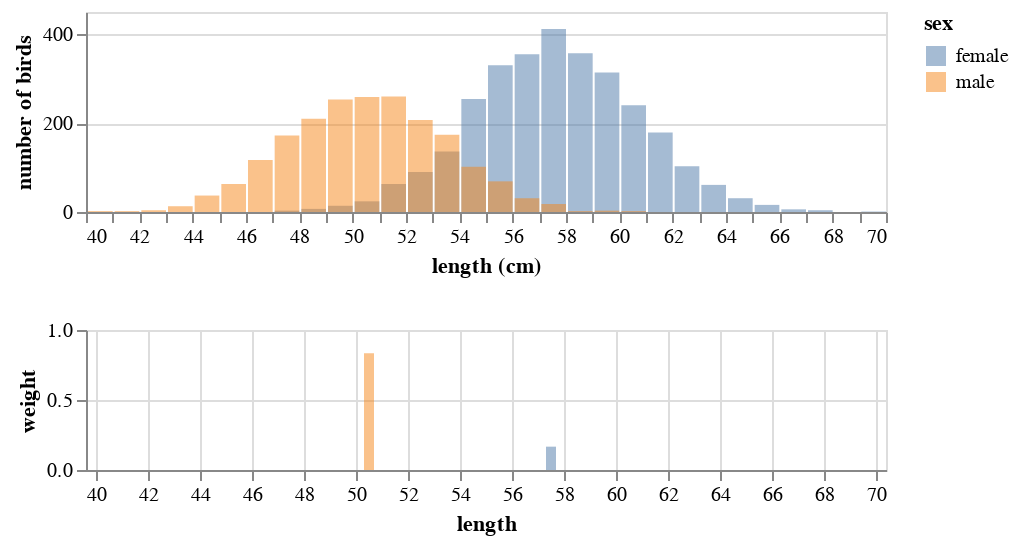

Write notebook code for a chart like this one.
### Markdown cell above
### Biased sampling

Let's now consider a biased sampling design. Usually, length measurements are collected from dead specimens collected opportunistically. Imagine that male mortality is higher, so there are better chances of finding dead males than dead females. Suppose in particular that specimens are five times as likely to be male; to represent this situation, we'll assign sampling weights of 5/6 to all male hawks and weights of 1/6 to all female hawks.

### Code cell
def weight_fn(sex, p = 5/6):
    if sex == 'male':
        out = p
    else:
        out = 1 - p
    return out

weight_df = pd.DataFrame(
    {'length': [50.5, 57.5],
     'weight': [5/6, 1/6],
     'sex': ['male', 'female']})

wt = alt.Chart(weight_df).mark_bar(opacity = 0.5).encode(
    x = alt.X('length', scale = alt.Scale(domain = (40, 70))),
    y = alt.Y('weight', scale = alt.Scale(domain = (0, 1))),
    color = 'sex'
).properties(height = 70)

hist_bysex & wt

### Figure 1 — Vega-Lite specification as saved in the notebook (floating-point values rounded to 4 significant figures; data arrays with more than 128 entries replaced by an {"elided": "..."} marker saying what was removed)
{"config": {"view": {"continuousWidth": 400, "continuousHeight": 300}}, "vconcat": [{"data": {"name": "data-3703ed3ea43ac799502bff4220134ae3"}, "mark": {"type": "bar", "color": "red", "opacity": 0.5}, "encoding": {"color": {"type": "nominal", "field": "sex"}, "x": {"type": "quantitative", "bin": {"maxbins": 40}, "field": "length", "scale": {"domain": [40, 70]}, "title": "length (cm)"}, "y": {"type": "quantitative", "aggregate": "count", "stack": null, "title": "number of birds"}}, "height": 100}, {"data": {"name": "data-de0ecfa28d158f76199d017f7e94a834"}, "mark": {"type": "bar", "opacity": 0.5}, "encoding": {"color": {"type": "nominal", "field": "sex"}, "x": {"type": "quantitative", "field": "length", "scale": {"domain": [40, 70]}}, "y": {"type": "quantitative", "field": "weight", "scale": {"domain": [0, 1]}}}, "height": 70}], "$schema": "https://vega.github.io/schema/vega-lite/v4.0.2.json", "datasets": {"data-3703ed3ea43ac799502bff4220134ae3": {"elided": "5000 records"}, "data-de0ecfa28d158f76199d017f7e94a834": [{"length": 50.5, "weight": 0.8333, "sex": "male"}, {"length": 57.5, "weight": 0.1667, "sex": "female"}]}}
